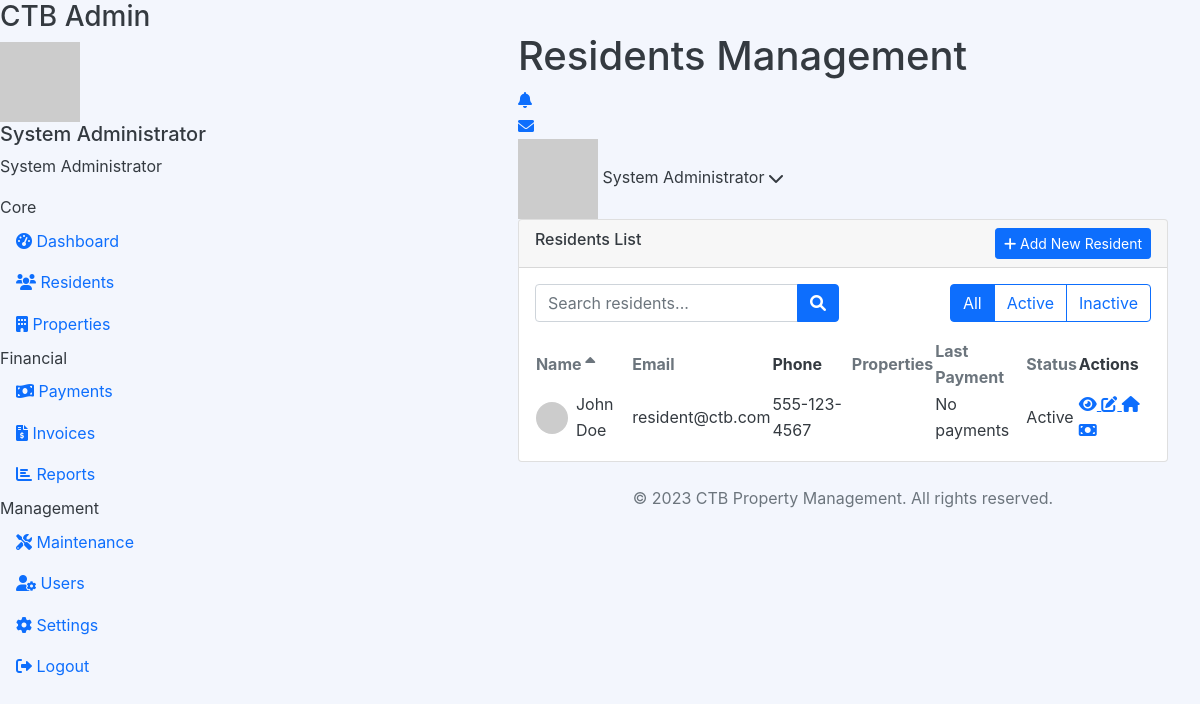
The app's page /admin/residents.php (signed in), older data.
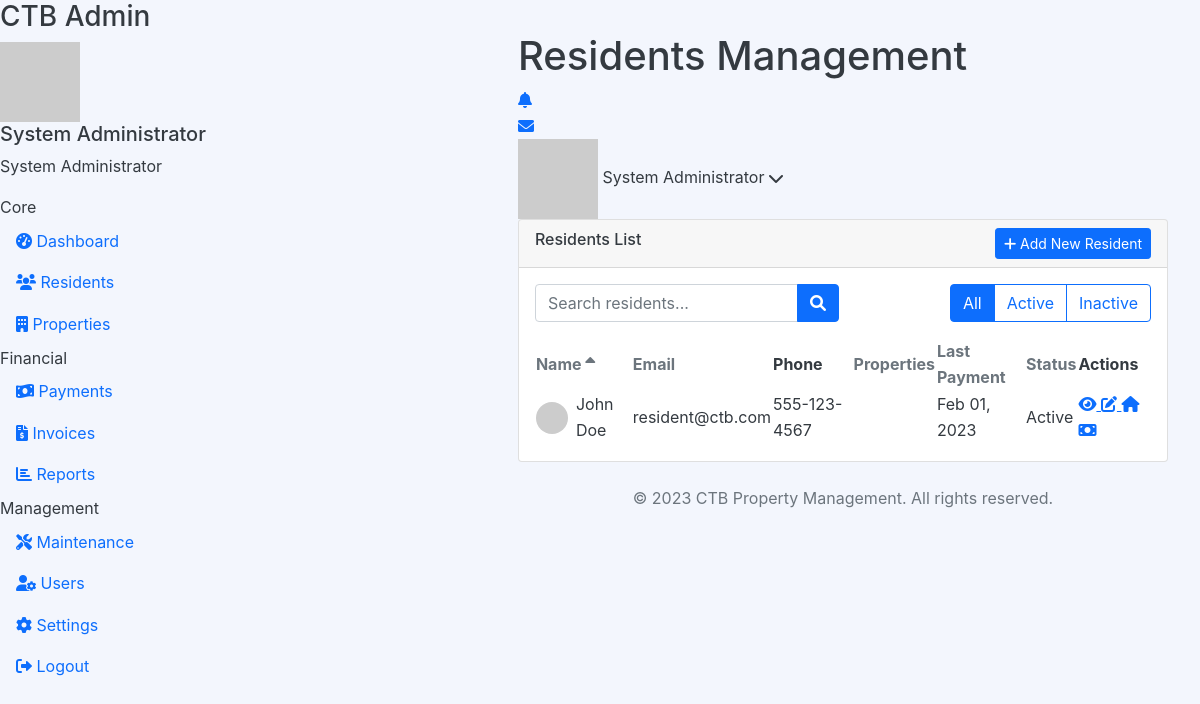
The same page, newer data.
### tables this page shows
CREATE TABLE users (
    id INT AUTO_INCREMENT PRIMARY KEY,
    email VARCHAR(255) NOT NULL UNIQUE,
    password VARCHAR(255) NOT NULL,
    name VARCHAR(255) NOT NULL,
    phone VARCHAR(50),
    role ENUM('admin', 'manager', 'resident') NOT NULL,
    status ENUM('active', 'inactive') DEFAULT 'active',
    profile_image VARCHAR(255) DEFAULT NULL,
    created_at TIMESTAMP DEFAULT CURRENT_TIMESTAMP,
    updated_at TIMESTAMP DEFAULT CURRENT_TIMESTAMP ON UPDATE CURRENT_TIMESTAMP
);

### admin/residents.php (the view, shortened to what the changed rows need)
<?php
require_once '../includes/config.php';
try {
    $sort = isset($_GET['sort']) ? $_GET['sort'] : 'name';
    $order = isset($_GET['order']) ? $_GET['order'] : 'ASC';
    $filter = isset($_GET['filter']) ? $_GET['filter'] : 'all';
    $query = "SELECT u.*,
              COUNT(DISTINCT p.id) as property_count,
              MAX(pay.month) as last_payment_date
              FROM users u
              LEFT JOIN properties p ON u.id = p.user_id
              LEFT JOIN payments pay ON p.id = pay.property_id
              WHERE u.role = 'resident'";
    $query .= " GROUP BY u.id";
    $validSortFields = ['name', 'email', 'status', 'created_at', 'property_count', 'last_payment_date'];
    $validOrders = ['ASC', 'DESC'];
    if (in_array($sort, $validSortFields) && in_array($order, $validOrders)) {
        $query .= " ORDER BY " . $sort . " " . $order;
    } else {
        $query .= " ORDER BY u.name ASC";
    }
    $stmt = $conn->prepare($query);
    $stmt->execute();
    $residents = $stmt->fetchAll();
} catch (PDOException $e) {
    die("Database error: " . $e->getMessage());
}
?>
<!DOCTYPE html>
<html lang="en">
<head>
    <link href="https://cdn.jsdelivr.net/npm/bootstrap@5.1.3/dist/css/bootstrap.min.css" rel="stylesheet">
    <link href="https://cdnjs.cloudflare.com/ajax/libs/font-awesome/6.0.0-beta3/css/all.min.css" rel="stylesheet">
    <link rel="stylesheet" href="dashboard-ui.css">
</head>
<body>
    <div class="admin-container">
        <main class="admin-content">
            <div class="admin-topbar">
                <div class="page-title">
                    <h1>Residents Management</h1>
                </div>
            </div>
            <div class="card mb-4">
                <div class="card-body">
                    <div class="table-responsive">
                        <table class="data-table">
                            <thead>
                                <tr>
                                    <th>
                                        <a href="?sort=name&order=<?php echo $sort === 'name' && $order === 'ASC' ? 'DESC' : 'ASC'; ?>&filter=<?php echo $filter; ?>" class="text-decoration-none text-secondary">
                                            Name
                                            <?php if ($sort === 'name'): ?>
                                                <i class="fas fa-sort-<?php echo $order === 'ASC' ? 'up' : 'down'; ?>"></i>
                                            <?php endif; ?>
                                        </a>
                                    </th>
                                    <th>
                                        <a href="?sort=email&order=<?php echo $sort === 'email' && $order === 'ASC' ? 'DESC' : 'ASC'; ?>&filter=<?php echo $filter; ?>" class="text-decoration-none text-secondary">
                                            Email
                                        </a>
                                    </th>
                                    <th>Phone</th>
                                    <th>
                                        <a href="?sort=property_count&order=<?php echo $sort === 'property_count' && $order === 'ASC' ? 'DESC' : 'ASC'; ?>&filter=<?php echo $filter; ?>" class="text-decoration-none text-secondary">
                                            Properties
                                        </a>
                                    </th>
                                    <th>
                                        <a href="?sort=last_payment_date&order=<?php echo $sort === 'last_payment_date' && $order === 'ASC' ? 'DESC' : 'ASC'; ?>&filter=<?php echo $filter; ?>" class="text-decoration-none text-secondary">
                                            Last Payment
                                        </a>
                                    </th>
                                    <th>
                                        <a href="?sort=status&order=<?php echo $sort === 'status' && $order === 'ASC' ? 'DESC' : 'ASC'; ?>&filter=<?php echo $filter; ?>" class="text-decoration-none text-secondary">
                                            Status
                                        </a>
                                    </th>
                                    <th>Actions</th>
                                </tr>
                            </thead>
                            <tbody>
                                <?php if (count($residents) > 0): ?>
                                    <?php foreach ($residents as $resident): ?>
                                        <tr>
                                            <td>
                                                <div class="d-flex align-items-center">
                                                    <img src="https://ui-avatars.com/api/?name=<?php echo urlencode($resident['name']); ?>&background=random" alt="Profile" class="rounded-circle" width="32" height="32">
                                                    <span class="ms-2"><?php echo htmlspecialchars($resident['name']); ?></span>
                                                </div>
                                            </td>
                                            <td><?php echo htmlspecialchars($resident['email']); ?></td>
                                            <td><?php echo htmlspecialchars($resident['phone'] ?? 'N/A'); ?></td>
                                            <td>
                                                <span class="badge <?php echo $resident['property_count'] > 0 ? 'badge-info' : 'badge-secondary'; ?>">
                                                </span>
                                            </td>
                                            <td>
                                                <?php echo $resident['last_payment_date'] ? date('M d, Y', strtotime($resident['last_payment_date'])) : 'No payments'; ?>
                                            </td>
                                            <td>
                                                <span class="status-badge <?php echo $resident['status'] === 'active' ? 'badge-success' : 'badge-danger'; ?>">
                                                    <?php echo ucfirst($resident['status']); ?>
                                                </span>
                                            </td>
                                            <td>
                                                <a href="resident-view.php?id=<?php echo $resident['id']; ?>" class="action-btn" title="View Details">
                                                    <i class="fas fa-eye"></i>
                                                </a>
                                                <a href="resident-edit.php?id=<?php echo $resident['id']; ?>" class="action-btn" title="Edit">
                                                    <i class="fas fa-edit"></i>
                                                </a>
                                                <a href="resident-properties.php?id=<?php echo $resident['id']; ?>" class="action-btn" title="Manage Properties">
                                                    <i class="fas fa-home"></i>
                                                </a>
                                                <a href="resident-payments.php?id=<?php echo $resident['id']; ?>" class="action-btn" title="Payment History">
                                                    <i class="fas fa-money-bill"></i>
                                                </a>
                                            </td>
                                        </tr>
                                    <?php endforeach; ?>
                                <?php else: ?>
                                    <tr>
                                        <td colspan="7" class="text-center py-4">No residents found</td>
                                    </tr>
                                <?php endif; ?>
                            </tbody>
                        </table>
                    </div>
                </div>
            </div>
        </main>
    </div>
</body>
</html>

Row changes from the older to the newer data that the page shows:
changed users "John Doe": last_payment_date (not shown) → "Feb 01, 2023"; no longer shows "No payments"
